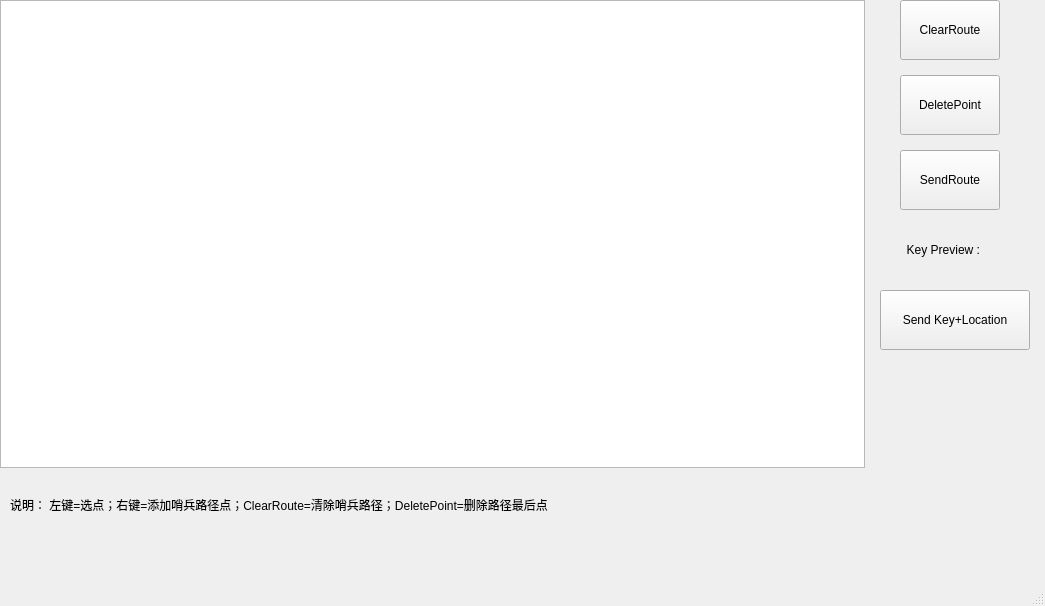
<?xml version="1.0" encoding="UTF-8"?>
<ui version="4.0">
 <class>MainWindow</class>
 <widget class="QMainWindow" name="MainWindow">
  <property name="geometry">
   <rect>
    <x>0</x>
    <y>0</y>
    <width>1045</width>
    <height>606</height>
   </rect>
  </property>
  <property name="windowTitle">
   <string>MainWindow</string>
  </property>
  <widget class="QWidget" name="centralwidget">
   <widget class="QPushButton" name="key3">
    <property name="geometry">
     <rect>
      <x>900</x>
      <y>150</y>
      <width>100</width>
      <height>60</height>
     </rect>
    </property>
    <property name="text">
     <string>SendRoute</string>
    </property>
   </widget>
   <widget class="QPushButton" name="key1">
    <property name="geometry">
     <rect>
      <x>900</x>
      <y>0</y>
      <width>100</width>
      <height>60</height>
     </rect>
    </property>
    <property name="text">
     <string>ClearRoute</string>
    </property>
   </widget>
   <widget class="QLabel" name="preview">
    <property name="geometry">
     <rect>
      <x>870</x>
      <y>220</y>
      <width>150</width>
      <height>60</height>
     </rect>
    </property>
    <property name="layoutDirection">
     <enum>Qt::LeftToRight</enum>
    </property>
    <property name="text">
     <string>Key Preview : </string>
    </property>
    <property name="alignment">
     <set>Qt::AlignCenter</set>
    </property>
   </widget>
   <widget class="QPushButton" name="key4">
    <property name="geometry">
     <rect>
      <x>880</x>
      <y>290</y>
      <width>150</width>
      <height>60</height>
     </rect>
    </property>
    <property name="text">
     <string>Send Key+Location</string>
    </property>
   </widget>
   <widget class="QLabel" name="note">
    <property name="geometry">
     <rect>
      <x>10</x>
      <y>480</y>
      <width>800</width>
      <height>50</height>
     </rect>
    </property>
    <property name="text">
     <string>说明： 左键=选点；右键=添加哨兵路径点；ClearRoute=清除哨兵路径；DeletePoint=删除路径最后点</string>
    </property>
   </widget>
   <widget class="QPushButton" name="key2">
    <property name="geometry">
     <rect>
      <x>900</x>
      <y>75</y>
      <width>100</width>
      <height>60</height>
     </rect>
    </property>
    <property name="text">
     <string>DeletePoint</string>
    </property>
   </widget>
   <widget class="QGraphicsView" name="image">
    <property name="geometry">
     <rect>
      <x>0</x>
      <y>0</y>
      <width>865</width>
      <height>468</height>
     </rect>
    </property>
   </widget>
  </widget>
  <widget class="QMenuBar" name="menubar">
   <property name="geometry">
    <rect>
     <x>0</x>
     <y>0</y>
     <width>1045</width>
     <height>28</height>
    </rect>
   </property>
  </widget>
  <widget class="QStatusBar" name="statusbar"/>
 </widget>
 <tabstops>
  <tabstop>key1</tabstop>
  <tabstop>image</tabstop>
  <tabstop>key4</tabstop>
  <tabstop>key2</tabstop>
  <tabstop>key3</tabstop>
 </tabstops>
 <resources/>
 <connections/>
</ui>
